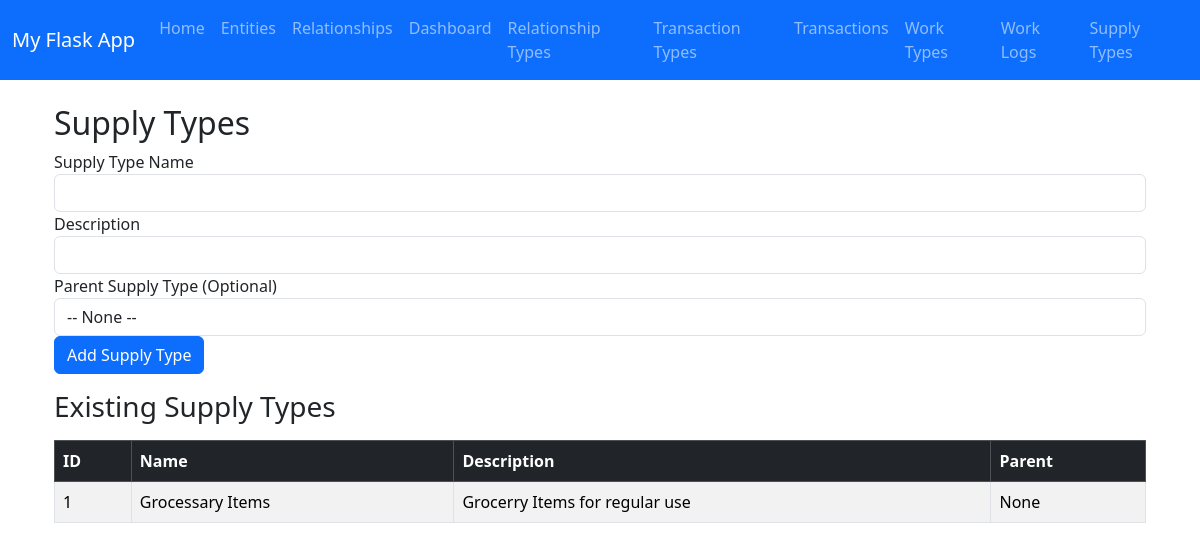
Page /supply_types on the committed database.
### app.py (models this page shows, shortened)
class SupplyType(db.Model):
    __tablename__ = "supply_type"
    id = db.Column(db.Integer, primary_key=True)
    name = db.Column(db.String(100), unique=True, nullable=False)
    description = db.Column(db.String(200))
    parent_id = db.Column(
        db.Integer,
        db.ForeignKey("supply_type.id", name="fk_supplytype_parent"),
        nullable=True
    )
    parent = db.relationship("SupplyType", remote_side=[id], backref="children")

### app.py (the view, shortened to what this page needs)
@app.route("/supply_types", methods=["GET", "POST"])
def supply_types():
    supply_types = SupplyType.query.all()
    return render_template("supply_types.html", supply_types=supply_types)

### templates/supply_types.html (shortened to what this page needs)
{% extends "base.html" %}
{% block content %}
<div class="container mt-4">
    <h2>Supply Types</h2>
    <form method="POST" class="mb-3">
        <div class="form-group">
            <label for="name">Supply Type Name</label>
            <input type="text" name="name" class="form-control" required>
        </div>
        <div class="form-group">
            <label for="description">Description</label>
            <input type="text" name="description" class="form-control">
        </div>
        <div class="form-group">
            <label for="parent_id">Parent Supply Type (Optional)</label>
            <select name="parent_id" class="form-control">
                <option value="">-- None --</option>
            </select>
        </div>
        <button type="submit" class="btn btn-primary">Add Supply Type</button>
    </form>
    <h3>Existing Supply Types</h3>
    <table class="table table-striped table-bordered mt-3">
        <thead class="table-dark">
            <tr>
                <th>ID</th>
                <th>Name</th>
                <th>Description</th>
                <th>Parent</th>
            </tr>
        </thead>
        <tbody>
            {% for st in supply_types %}
            <tr>
                <td>{{ st.id }}</td>
                <td>{{ st.name }}</td>
                <td>{{ st.description or '-' }}</td>
                <td>
                    {% if st.parent %}
                        {{ st.parent.name }}
                    {% else %}
                        None
                    {% endif %}
                </td>
            </tr>
            {% endfor %}
        </tbody>
    </table>
</div>
{% endblock %}

### rows in the picture
SupplyType: id "1", name "Grocessary Items", description "Grocerry Items for regular use"
